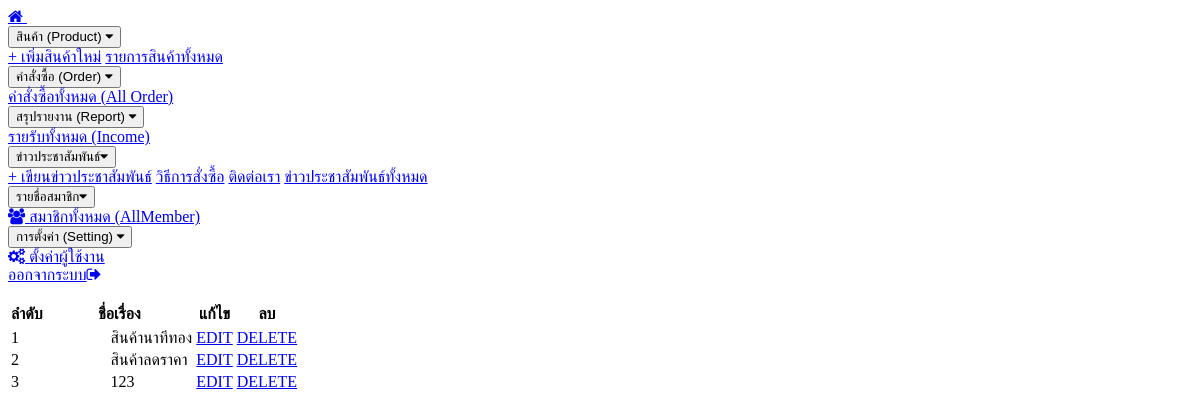
The page /seller/content_all.php (signed in) on the database as committed earlier.
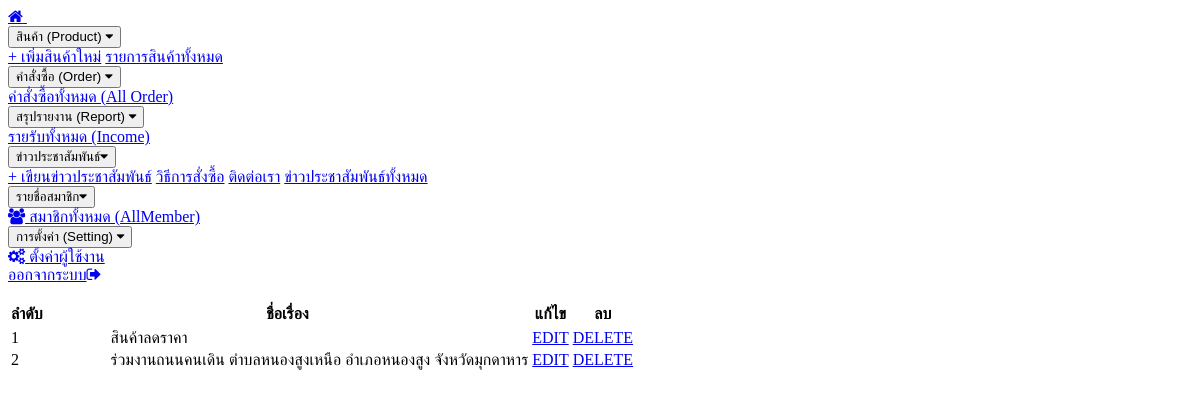
The same page on the database as committed later.
### tables this page shows
CREATE TABLE `content` (
  `id_content` int(8) NOT NULL,
  `title_content` varchar(255) NOT NULL,
  `des_content` varchar(255) NOT NULL,
  `keyword_content` varchar(255) NOT NULL,
  `heading_content` varchar(255) NOT NULL,
  `content_content` longtext NOT NULL,
  `img1` varchar(255) DEFAULT NULL,
  `img2` varchar(255) DEFAULT NULL,
  `img3` varchar(255) DEFAULT NULL,
  `img4` varchar(255) DEFAULT NULL,
  `img5` varchar(255) DEFAULT NULL
);

### connect.inc.php (called while the page is built, shortened)
<?php
if($_SERVER['REMOTE_ADDR']=="127.0.0.1" || $_SERVER['HTTP_HOST']=="192.168.173.1")
{
		$DBSOFTX = "samadda";
}
?>

### i_result.inc.php (called while the page is built)
<?php
function i_result($res, $row, $field=0) {
    $res->data_seek($row);
    $datarow = $res->fetch_array();
    return $datarow[$field];
}
?>

### seller/content_all.php (the view, shortened to what this page needs)
<?php
include("../connect.inc.php");
include("../i_result.inc.php");
$sql = "SELECT * FROM `$DBSOFTX`.`content` ;";
$on = $conn->query($sql);
$_row = $on->num_rows;
?>
<!DOCTYPE HTML>
<html>
    <head>
<link rel="stylesheet" href="../css/font-awesome.min.css">
<link rel="stylesheet" href="../style.css" type="text/css">
<link rel="stylesheet" href="./style2.css" type="text/css">
    </head>
    <body>
<?php
include "./menuadmin.inc.php";
?>
<br>
<table id="allorder">
<tr>
<th>
ลำดับ
</th>
<th>
ชื่อเรื่อง
</th>
<th>
แก้ไข
</th>
<th>
ลบ
</th>
<tr>
<?php
for($x=0;$x<$_row;$x++){
echo '<tr>';
echo '<td>'.($x+1).'</td>';
echo '<td style="text-align:left;text-indent:4em">'.i_result($on,$x,title_content).'</td>';
echo '<td><a href="content_edit.php?id='.i_result($on,$x,id_content).'">EDIT</a></td>';
echo '<td><a href="content_delete.php?id='.i_result($on,$x,id_content).'" onclick="return confirm(\'Are you sure you want to delete this item?\');">DELETE</a></td>';
echo '</tr>';
}
?>
</table>
    </body>
</html>

Rows that differ between the two databases and show on the page:
removed content: title_content "สินค้านาทีทอง"
removed content: title_content "123"
added content: title_content "ร่วมงานถนนคนเดิน ตำบลหนองสูงเหนือ อำเภอหนองสูง จังหวัดมุกดาหาร"
